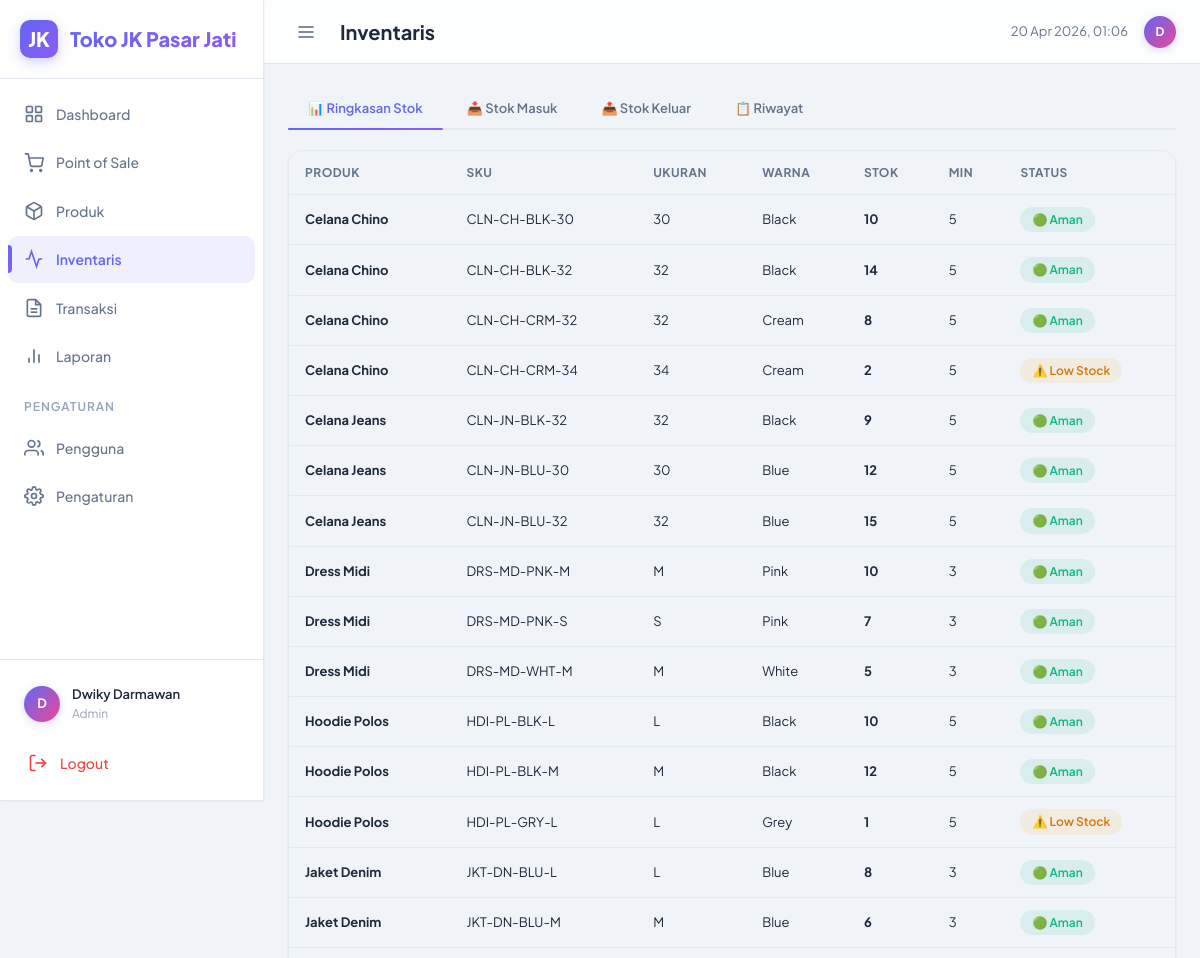
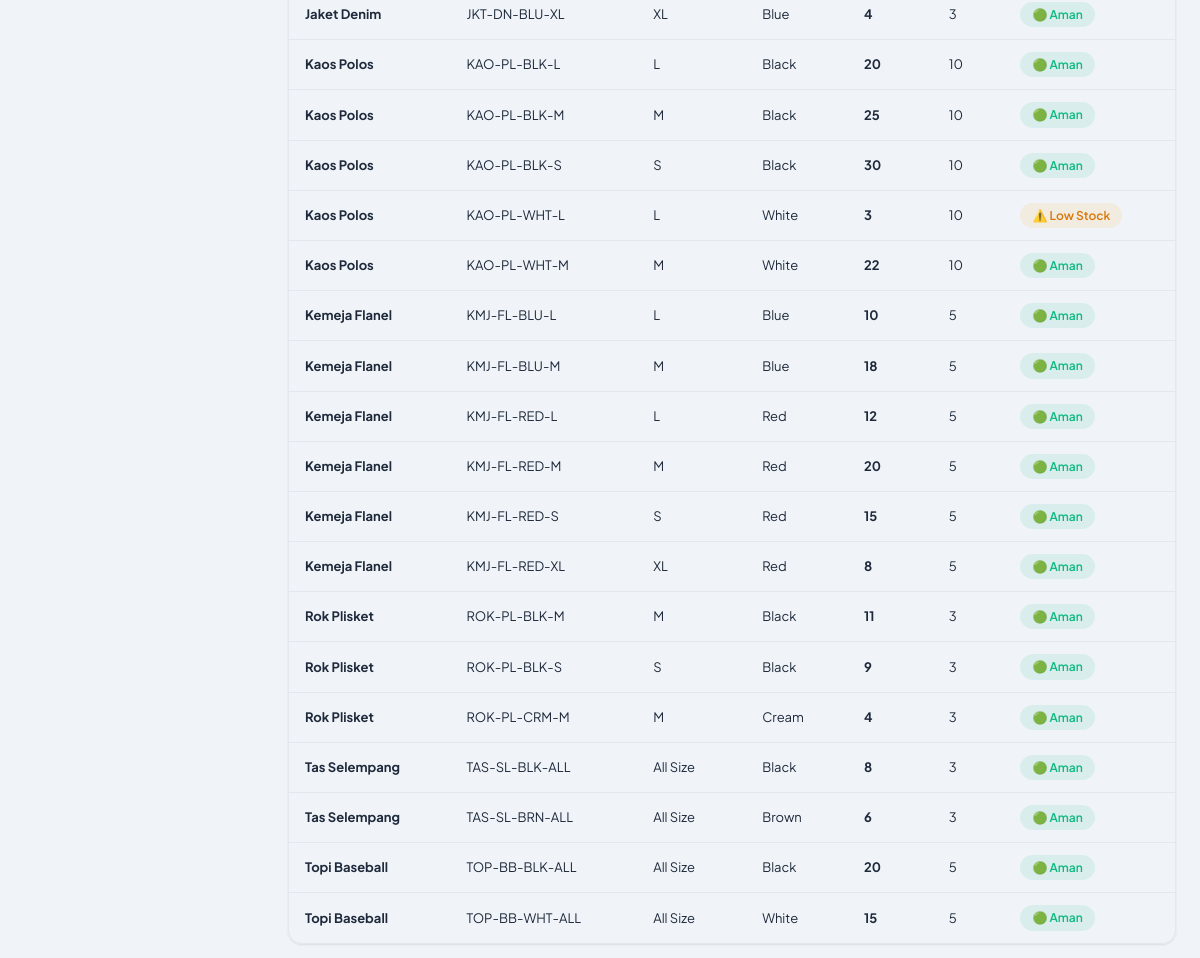
/index.php?page=inventory (signed in), run on the app's committed database (2 pictures, top to bottom).
### tables this page shows
CREATE TABLE IF NOT EXISTS product_variants (
    id INT AUTO_INCREMENT PRIMARY KEY,
    product_id INT NOT NULL,
    sku VARCHAR(100) NOT NULL UNIQUE,
    size VARCHAR(10) NOT NULL,
    color VARCHAR(50) NOT NULL,
    stock INT NOT NULL DEFAULT 0,
    min_stock INT NOT NULL DEFAULT 5,
    FOREIGN KEY (product_id) REFERENCES products(id) ON DELETE CASCADE
);

CREATE TABLE IF NOT EXISTS products (
    id INT AUTO_INCREMENT PRIMARY KEY,
    kode_barang VARCHAR(50) NOT NULL UNIQUE,
    name VARCHAR(200) NOT NULL,
    category_id INT NOT NULL,
    brand VARCHAR(100) DEFAULT NULL,
    description TEXT DEFAULT NULL,
    cost_price DECIMAL(12,2) NOT NULL DEFAULT 0,
    sell_price DECIMAL(12,2) NOT NULL DEFAULT 0,
    image VARCHAR(255) DEFAULT NULL,
    created_at TIMESTAMP DEFAULT CURRENT_TIMESTAMP,
    updated_at TIMESTAMP DEFAULT CURRENT_TIMESTAMP ON UPDATE CURRENT_TIMESTAMP,
    FOREIGN KEY (category_id) REFERENCES categories(id) ON DELETE CASCADE
);

### views/pages/inventory.php (the view, shortened to what this page needs)
<?php
$db = getDB();
$tab = $_GET['tab'] ?? 'summary';
$variants = $db->query("SELECT pv.*, p.name as product_name FROM product_variants pv JOIN products p ON pv.product_id = p.id ORDER BY p.name, pv.color, pv.size")->fetchAll();
?>
<div class="tabs">
    <button class="tab-btn <?= $tab==='summary'?'active':'' ?>" onclick="switchTab('summary')">📊 Ringkasan Stok</button>
    <button class="tab-btn <?= $tab==='in'?'active':'' ?>" onclick="switchTab('in')">📥 Stok Masuk</button>
    <button class="tab-btn <?= $tab==='out'?'active':'' ?>" onclick="switchTab('out')">📤 Stok Keluar</button>
    <button class="tab-btn <?= $tab==='history'?'active':'' ?>" onclick="switchTab('history')">📋 Riwayat</button>
</div>
<div class="tab-panel <?= $tab==='summary'?'active':'' ?>" id="tab-summary">
    <div class="table-wrapper">
        <table class="data-table">
            <thead><tr><th>Produk</th><th>SKU</th><th>Ukuran</th><th>Warna</th><th>Stok</th><th>Min</th><th>Status</th></tr></thead>
            <tbody>
            <?php foreach ($variants as $v):
                $status = $v['stock'] == 0 ? 'danger' : ($v['stock'] <= $v['min_stock'] ? 'warning' : 'success');
                $statusText = $v['stock'] == 0 ? '⛔ Habis' : ($v['stock'] <= $v['min_stock'] ? '⚠️ Low Stock' : '🟢 Aman');
            ?>
            <tr>
                <td class="font-bold"><?= htmlspecialchars($v['product_name']) ?></td>
                <td class="text-sm text-secondary"><?= htmlspecialchars($v['sku']) ?></td>
                <td><?= $v['size'] ?></td>
                <td><?= $v['color'] ?></td>
                <td class="font-bold text-<?= $status ?>"><?= $v['stock'] ?></td>
                <td class="text-secondary"><?= $v['min_stock'] ?></td>
                <td><span class="badge badge-<?= $status ?> <?= $status==='danger'?'pulse':'' ?>"><?= $statusText ?></span></td>
            </tr>
            <?php endforeach; ?>
            </tbody>
        </table>
    </div>
</div>

### assets/css/app.css (style rules this page uses)
:root { --bg-base: #F0F4F8; --bg-surface: #FFFFFF; --bg-card: #FFFFFF; --bg-elevated: #FFFFFF; --bg-hover: #F0F4F8; --bg-input: #F5F7FA; --border: #E2E8F0; --border-active: #CBD5E1; --text-primary: #1E293B; --text-secondary: #64748B; --text-muted: #94A3B8; --accent: #6366F1; --accent-hover: #4F46E5; --accent-muted: rgba(99,102,241,0.10); --accent-text: #FFFFFF; --accent-light: #EEF2FF; --secondary: #F97316; --secondary-muted: rgba(249,115,22,0.10); --success: #10B981; --success-muted: rgba(16,185,129,0.10); --warning: #F59E0B; --warning-muted: rgba(245,158,11,0.10); --danger: #EF4444; --danger-muted: rgba(239,68,68,0.10); --info: #3B82F6; --info-muted: rgba(59,130,246,0.10); --font: 'Plus Jakarta Sans', -apple-system, BlinkMacSystemFont, sans-serif; --fs-xs: 0.75rem; --fs-sm: 0.8125rem; --fs-base: 0.875rem; --fs-md: 1rem; --fs-lg: 1.25rem; --fs-xl: 1.5rem; --fs-2xl: 2rem; --fs-3xl: 2.5rem; --sp-1: 0.25rem; --sp-2: 0.5rem; --sp-3: 0.75rem; --sp-4: 1rem; --sp-5: 1.25rem; --sp-6: 1.5rem; --sp-8: 2rem; --sp-10: 2.5rem; --sp-12: 3rem; --radius-sm: 6px; --radius-md: 10px; --radius-lg: 14px; --radius-xl: 20px; --radius-full: 9999px; --sidebar-w: 264px; --sidebar-collapsed: 72px; --header-h: 64px; --shadow-sm: 0 1px 3px rgba(0,0,0,0.04), 0 1px 2px rgba(0,0,0,0.06); --shadow-md: 0 4px 6px -1px rgba(0,0,0,0.05), 0 2px 4px -2px rgba(0,0,0,0.05); --shadow-lg: 0 10px 25px -3px rgba(0,0,0,0.08), 0 4px 6px -4px rgba(0,0,0,0.05); --shadow-xl: 0 20px 50px -12px rgba(0,0,0,0.12); --shadow-glow: 0 0 24px rgba(99,102,241,0.12); --shadow-card: 0 1px 3px rgba(0,0,0,0.04), 0 1px 2px rgba(0,0,0,0.03); --ease: cubic-bezier(0.4,0,0.2,1); --ease-spring: cubic-bezier(0.34,1.56,0.64,1); --dur-fast: 150ms; --dur: 250ms; --dur-slow: 400ms; }
*, *::before, *::after { box-sizing: border-box; margin: 0; padding: 0; }
html { font-size: 16px; scroll-behavior: smooth; }
body { font-family: var(--font); background: var(--bg-base); color: var(--text-primary); line-height: 1.6; -webkit-font-smoothing: antialiased; -moz-osx-font-smoothing: grayscale; overflow-x: hidden; }
input, select, textarea, button { font-family: inherit; font-size: inherit; }
.table-wrapper { overflow-x: auto; border-radius: var(--radius-lg); border: 1px solid var(--border); box-shadow: var(--shadow-sm); }
.data-table { width: 100%; border-collapse: collapse; font-size: var(--fs-sm); }
.data-table th { background: var(--bg-base); padding: var(--sp-3) var(--sp-4); text-align: left; font-weight: 700; color: var(--text-secondary); white-space: nowrap; border-bottom: 1px solid var(--border); text-transform: uppercase; font-size: var(--fs-xs); letter-spacing: 0.04em; }
.data-table td { padding: var(--sp-3) var(--sp-4); border-bottom: 1px solid var(--border); color: var(--text-primary); }
.data-table tr:last-child td { border-bottom: none; }
.badge { display: inline-flex; align-items: center; gap: var(--sp-1); padding: 3px var(--sp-3); border-radius: var(--radius-full); font-size: var(--fs-xs); font-weight: 600; white-space: nowrap; }
.badge-success { background: var(--success-muted); color: var(--success); }
.badge-warning { background: var(--warning-muted); color: #D97706; }
.tabs { display: flex; gap: var(--sp-1); border-bottom: 2px solid var(--border); margin-bottom: var(--sp-5); }
.tab-btn { padding: var(--sp-3) var(--sp-5); font-size: var(--fs-sm); font-weight: 600; color: var(--text-secondary); background: none; border: none; cursor: pointer; position: relative; transition: all var(--dur-fast); }
.tab-btn.active { color: var(--accent); }
.tab-btn.active::after { content: ''; position: absolute; bottom: -2px; left: 0; right: 0; height: 2px; background: linear-gradient(90deg, var(--accent), #8B5CF6); border-radius: var(--radius-full); }
.tab-panel { display: none; }
.tab-panel.active { display: block; }
.font-bold { font-weight: 700; }
.text-sm { font-size: var(--fs-sm); }
.text-secondary { color: var(--text-secondary); }
.text-success { color: var(--success); }
.text-warning { color: var(--warning); }

### data on the page
product_variants: product.name "Celana Chino", sku "CLN-CH-BLK-30", size "30", color "Black", stock "10", min_stock "5", statusText "🟢 Aman"
product_variants: product.name "Celana Chino", sku "CLN-CH-BLK-32", size "32", color "Black", stock "14", min_stock "5", statusText "🟢 Aman"
product_variants: product.name "Celana Chino", sku "CLN-CH-CRM-32", size "32", color "Cream", stock "8", min_stock "5", statusText "🟢 Aman"
product_variants: product.name "Celana Chino", sku "CLN-CH-CRM-34", size "34", color "Cream", stock "2", min_stock "5", statusText "⚠️ Low Stock"
product_variants: product.name "Celana Jeans", sku "CLN-JN-BLK-32", size "32", color "Black", stock "9", min_stock "5", statusText "🟢 Aman"
product_variants: product.name "Celana Jeans", sku "CLN-JN-BLU-30", size "30", color "Blue", stock "12", min_stock "5", statusText "🟢 Aman"
product_variants: product.name "Celana Jeans", sku "CLN-JN-BLU-32", size "32", color "Blue", stock "15", min_stock "5", statusText "🟢 Aman"
product_variants: product.name "Dress Midi", sku "DRS-MD-PNK-M", size "M", color "Pink", stock "10", min_stock "3", statusText "🟢 Aman"
product_variants: product.name "Dress Midi", sku "DRS-MD-PNK-S", size "S", color "Pink", stock "7", min_stock "3", statusText "🟢 Aman"
product_variants: product.name "Dress Midi", sku "DRS-MD-WHT-M", size "M", color "White", stock "5", min_stock "3", statusText "🟢 Aman"
product_variants: product.name "Hoodie Polos", sku "HDI-PL-BLK-L", size "L", color "Black", stock "10", min_stock "5", statusText "🟢 Aman"
product_variants: product.name "Hoodie Polos", sku "HDI-PL-BLK-M", size "M", color "Black", stock "12", min_stock "5", statusText "🟢 Aman"
product_variants: product.name "Hoodie Polos", sku "HDI-PL-GRY-L", size "L", color "Grey", stock "1", min_stock "5", statusText "⚠️ Low Stock"
product_variants: product.name "Jaket Denim", sku "JKT-DN-BLU-L", size "L", color "Blue", stock "8", min_stock "3", statusText "🟢 Aman"
product_variants: product.name "Jaket Denim", sku "JKT-DN-BLU-M", size "M", color "Blue", stock "6", min_stock "3", statusText "🟢 Aman"
product_variants: product.name "Jaket Denim", sku "JKT-DN-BLU-XL", size "XL", color "Blue", stock "4", min_stock "3", statusText "🟢 Aman"
product_variants: product.name "Kaos Polos", sku "KAO-PL-BLK-L", size "L", color "Black", stock "20", min_stock "10", statusText "🟢 Aman"
product_variants: product.name "Kaos Polos", sku "KAO-PL-BLK-M", size "M", color "Black", stock "25", min_stock "10", statusText "🟢 Aman"
product_variants: product.name "Kaos Polos", sku "KAO-PL-BLK-S", size "S", color "Black", stock "30", min_stock "10", statusText "🟢 Aman"
product_variants: product.name "Kaos Polos", sku "KAO-PL-WHT-L", size "L", color "White", stock "3", min_stock "10", statusText "⚠️ Low Stock"
product_variants: product.name "Kaos Polos", sku "KAO-PL-WHT-M", size "M", color "White", stock "22", min_stock "10", statusText "🟢 Aman"
product_variants: product.name "Kemeja Flanel", sku "KMJ-FL-BLU-L", size "L", color "Blue", stock "10", min_stock "5", statusText "🟢 Aman"
product_variants: product.name "Kemeja Flanel", sku "KMJ-FL-BLU-M", size "M", color "Blue", stock "18", min_stock "5", statusText "🟢 Aman"
product_variants: product.name "Kemeja Flanel", sku "KMJ-FL-RED-L", size "L", color "Red", stock "12", min_stock "5", statusText "🟢 Aman"
product_variants: product.name "Kemeja Flanel", sku "KMJ-FL-RED-M", size "M", color "Red", stock "20", min_stock "5", statusText "🟢 Aman"
product_variants: product.name "Kemeja Flanel", sku "KMJ-FL-RED-S", size "S", color "Red", stock "15", min_stock "5", statusText "🟢 Aman"
product_variants: product.name "Kemeja Flanel", sku "KMJ-FL-RED-XL", size "XL", color "Red", stock "8", min_stock "5", statusText "🟢 Aman"
product_variants: product.name "Rok Plisket", sku "ROK-PL-BLK-M", size "M", color "Black", stock "11", min_stock "3", statusText "🟢 Aman"
product_variants: product.name "Rok Plisket", sku "ROK-PL-BLK-S", size "S", color "Black", stock "9", min_stock "3", statusText "🟢 Aman"
product_variants: product.name "Rok Plisket", sku "ROK-PL-CRM-M", size "M", color "Cream", stock "4", min_stock "3", statusText "🟢 Aman"
product_variants: product.name "Tas Selempang", sku "TAS-SL-BLK-ALL", size "All Size", color "Black", stock "8", min_stock "3", statusText "🟢 Aman"
product_variants: product.name "Tas Selempang", sku "TAS-SL-BRN-ALL", size "All Size", color "Brown", stock "6", min_stock "3", statusText "🟢 Aman"
product_variants: product.name "Topi Baseball", sku "TOP-BB-BLK-ALL", size "All Size", color "Black", stock "20", min_stock "5", statusText "🟢 Aman"
product_variants: product.name "Topi Baseball", sku "TOP-BB-WHT-ALL", size "All Size", color "White", stock "15", min_stock "5", statusText "🟢 Aman"

### other printed values
substr($user['name'], 0, 1) "D"
$user['name'] "Dwiky Darmawan"
$user['role'] "Admin"
$pageTitle "Inventaris"
